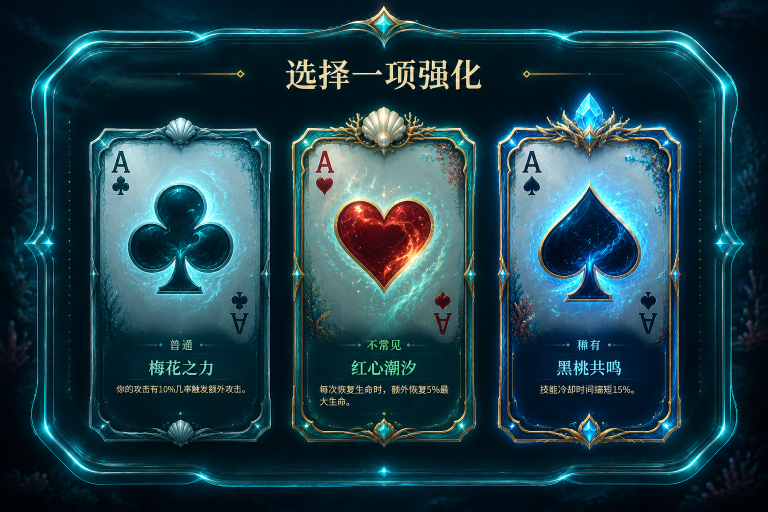
#> input picture generated-images/upgrade-choice-popup-suits-v2.png, 1536 x 1024 px, given in place of common.png, which was not available (shown at 1/2 size)
$ python process_adventure_upgrade_choice_suits_v2.py
#> lines starting #> are read from the running program, lines starting #| are printed output that depends on the picture; after the words box and inside, x2 and y2 are one past the last pixel; in counts of white or black regions, pixels touching at a corner belong together; pictures that were not available may be replaced by others from this repository, and a replacement may not be noted
from __future__ import annotations

import argparse
from pathlib import Path

import numpy as np
from PIL import Image, ImageDraw, ImageFilter


ROOT = Path(__file__).resolve().parents[1]
SOURCE_ROOT = ROOT / "generated-images" / "adventure_upgrade_choice_suits_v2"
OUTPUT_ROOT = ROOT / "art" / "ui" / "adventure_upgrade_cards"
SUITS = ("hearts", "diamonds", "clubs", "spades")
TIER_FILES = {
    "common": "common",
    "rare": "uncommon",
    "legendary": "rare",
}
BACKGROUND_LUMA_THRESHOLD = 115.0
SCAN_LEFT = 80
SCAN_RIGHT = 944
MIN_CARD_ROW_PIXELS = 20
EDGE_FEATHER_PIXELS = 3
TITLE_EDIT_BOX = (118, 658, 906, 858)
TITLE_EDIT_FEATHER_PIXELS = 10


def build_card_alpha(rgb: np.ndarray) -> np.ndarray:
    luma = rgb.astype(np.float32).mean(axis=2)
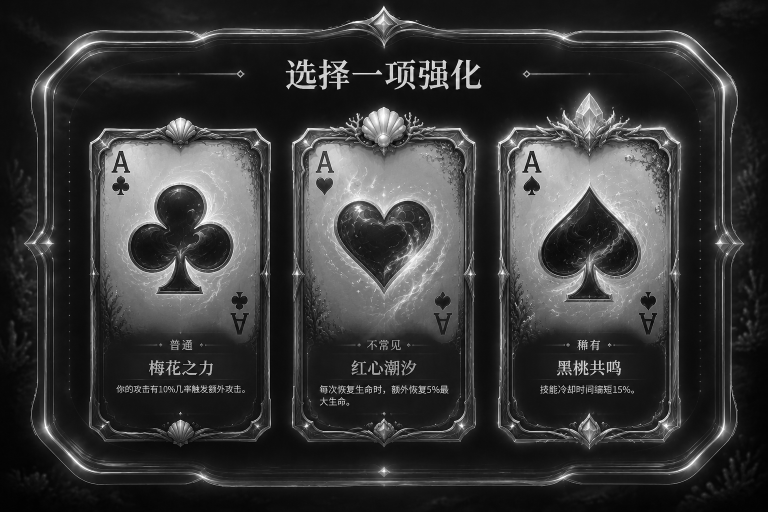
#> luma: shape (1024, 1536) float32 (shown at 1/2 size); min 0, max 255, mean 55.2
    dark_pixels = luma < BACKGROUND_LUMA_THRESHOLD
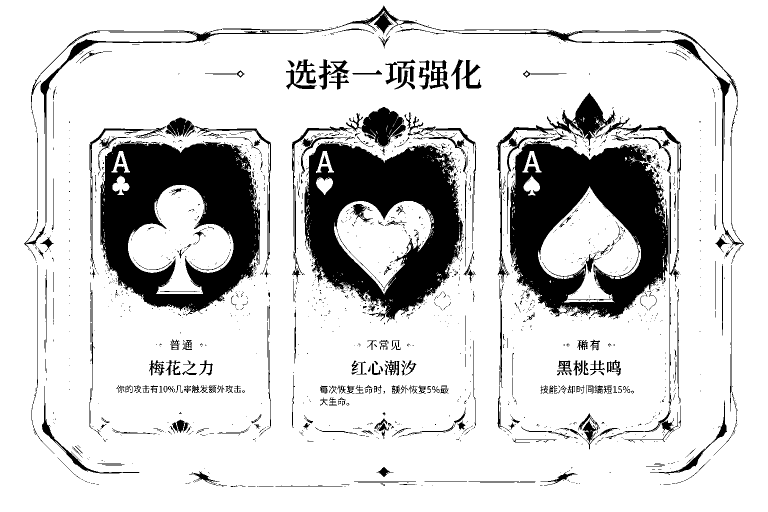
#> dark_pixels: shape (1024, 1536) bool (shown at 1/2 size); 82.9% white; 1979 black regions (1635 under 20 px), largest, box (x1, y1, x2, y2) and area: (1020, 281, 1337, 639) 63700, (201, 284, 520, 628) 62143, (609, 287, 926, 645) 61368
    height, width = dark_pixels.shape
#> height = 1024; width = 1536
    spans: dict[int, tuple[int, int]] = {}

    for y in range(height):
        indices = np.flatnonzero(dark_pixels[y, SCAN_LEFT:SCAN_RIGHT]) + SCAN_LEFT
        if indices.size >= MIN_CARD_ROW_PIXELS:
            spans[y] = int(indices.min()), int(indices.max())
#> after the loop, spans = 1024 items

    if not spans:
        raise RuntimeError("Could not locate the card silhouette")

    first_y = min(spans)
#> first_y = 0
    last_y = max(spans)
#> last_y = 1023
    for y in range(first_y, last_y + 1):
        if y in spans:
            continue
        previous_y = max(candidate for candidate in spans if candidate < y)
        next_y = min(candidate for candidate in spans if candidate > y)
        blend = (y - previous_y) / (next_y - previous_y)
        previous = spans[previous_y]
        following = spans[next_y]
        spans[y] = (
            round(previous[0] + (following[0] - previous[0]) * blend),
            round(previous[1] + (following[1] - previous[1]) * blend),
        )

    alpha = np.zeros((height, width), dtype=np.uint8)
    for y in range(first_y, last_y + 1):
        nearby = [spans[probe_y] for probe_y in range(max(first_y, y - 2), min(last_y, y + 2) + 1)]
        left = max(0, min(span[0] for span in nearby) - EDGE_FEATHER_PIXELS)
        right = min(width - 1, max(span[1] for span in nearby) + EDGE_FEATHER_PIXELS)
        alpha[y, left : right + 1] = 255
        for feather in range(EDGE_FEATHER_PIXELS):
            value = round(255 * (feather + 1) / (EDGE_FEATHER_PIXELS + 1))
            if left - EDGE_FEATHER_PIXELS + feather >= 0:
                alpha[y, left - EDGE_FEATHER_PIXELS + feather] = value
            if right + EDGE_FEATHER_PIXELS - feather < width:
                alpha[y, right + EDGE_FEATHER_PIXELS - feather] = value
#> this loop made 1024 passes
#> nearby on passes 1 to 3: [(80, 943), (80, 943), (80, 943)], [(80, 943), (80, 943), (80, 943), (80, 943)], [(80, 943), (80, 943), (80, 943), (80, 943), (80, 943)]
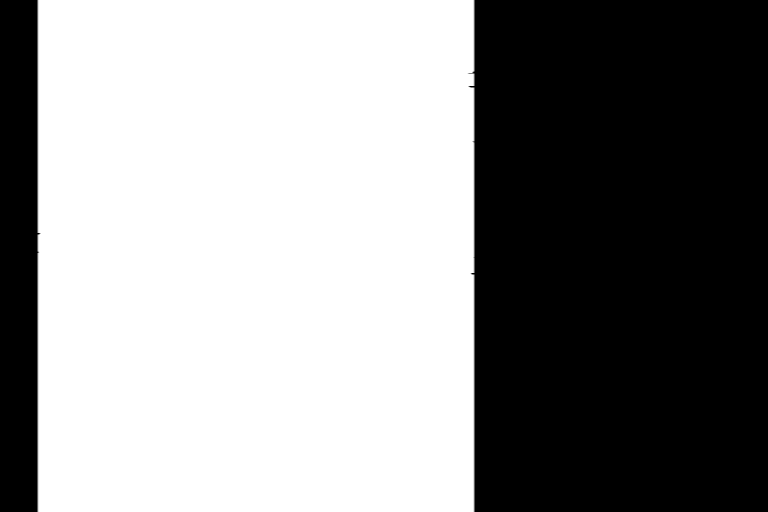
#> alpha: shape (1024, 1536) (shown at 1/2 size); min 0, max 255, mean 144.9

    for feather in range(EDGE_FEATHER_PIXELS):
        value = round(255 * (feather + 1) / (EDGE_FEATHER_PIXELS + 1))
        alpha[first_y - EDGE_FEATHER_PIXELS + feather, alpha[first_y] > 0] = value
        alpha[last_y + EDGE_FEATHER_PIXELS - feather, alpha[last_y] > 0] = value
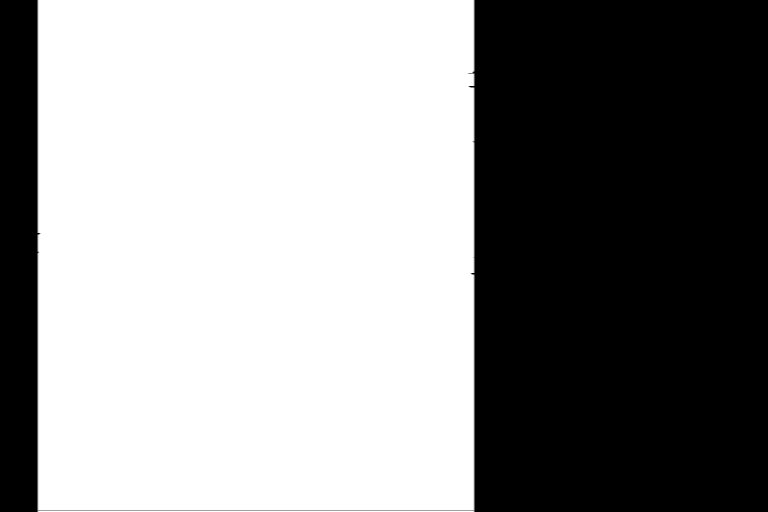
#> alpha: shape (1024, 1536) (shown at 1/2 size); 0.06% of pixels changed, all inside (x1, y1, x2, y2) = (75, 1021, 949, 1022)

    return alpha


def process_asset(source: Path, output: Path) -> None:
    image = Image.open(source).convert("RGBA")
    pixels = np.array(image)
    pixels[:, :, 3] = build_card_alpha(pixels[:, :, :3])
    output.parent.mkdir(parents=True, exist_ok=True)
    Image.fromarray(pixels, mode="RGBA").save(output, optimize=True)
    print(f"processed {source.relative_to(ROOT)} -> {output.relative_to(ROOT)}")


def composite_generated_title_edit(
    original_path: Path,
    generated_path: Path,
    output_path: Path,
    edit_box: tuple[int, int, int, int],
    feather_pixels: int,
) -> None:
    original = Image.open(original_path).convert("RGBA")
    generated = Image.open(generated_path).convert("RGBA")
    if generated.size != original.size:
        raise RuntimeError(
            f"Generated edit size {generated.size} does not match original size {original.size}"
        )

    mask = Image.new("L", original.size, 0)
    ImageDraw.Draw(mask).rectangle(edit_box, fill=255)
    mask = mask.filter(ImageFilter.GaussianBlur(feather_pixels))
    composited = Image.composite(generated, original, mask)
    composited.putalpha(original.getchannel("A"))
    output_path.parent.mkdir(parents=True, exist_ok=True)
    composited.save(output_path, optimize=True)
    print(f"composited {generated_path} over {original_path} -> {output_path}")


def parse_edit_box(value: str) -> tuple[int, int, int, int]:
    try:
        values = tuple(int(item.strip()) for item in value.split(","))
    except ValueError as error:
        raise argparse.ArgumentTypeError("edit box values must be integers") from error
    if len(values) != 4:
        raise argparse.ArgumentTypeError("edit box must contain left,top,right,bottom")
    return values


def parse_args() -> argparse.Namespace:
    parser = argparse.ArgumentParser(description="Process generated adventure upgrade card images.")
    parser.add_argument("--composite-original", type=Path)
    parser.add_argument("--composite-generated", type=Path)
    parser.add_argument("--output", type=Path)
    parser.add_argument("--edit-box", type=parse_edit_box, default=TITLE_EDIT_BOX)
    parser.add_argument("--edit-feather", type=int, default=TITLE_EDIT_FEATHER_PIXELS)
    args = parser.parse_args()
    composite_values = (args.composite_original, args.composite_generated, args.output)
    if any(composite_values) and not all(composite_values):
        parser.error("--composite-original, --composite-generated, and --output must be used together")
    return args


def main() -> None:
    args = parse_args()
    if args.composite_original:
        composite_generated_title_edit(
            args.composite_original,
            args.composite_generated,
            args.output,
            args.edit_box,
            args.edit_feather,
        )
        return

    for suit in SUITS:
        for source_tier, output_tier in TIER_FILES.items():
            process_asset(
                SOURCE_ROOT / suit / f"{source_tier}.png",
                OUTPUT_ROOT / suit / "processed" / f"{suit}-{output_tier}.png",
            )


if __name__ == "__main__":
#> (the run stopped early here; a loop or call above may not have finished)
